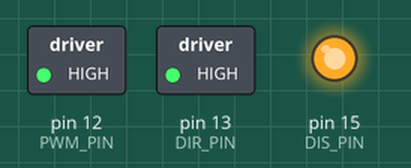
Bench run of a sketch on a simulated Arduino Uno, built with avr-gcc and run on an emulated ATmega328P. On the bench: switched loads named in the sketch (green lamp = pin HIGH), output pins drawn as LEDs (lit = HIGH). What the sketch prints to the serial monitor is not drawn.

Above: at 0.1 s.
Timing chart, 0 to 1.6 s (numbered marks = the images above):
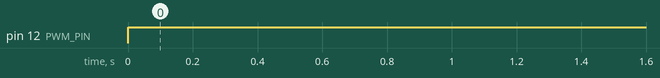

The sketch:

TPM_4_5.ino
```cpp
#include <Wire.h>
#include <Arduino.h>

// Motor Pin Definitions
#define DIS_PIN 15
#define DIR_PIN 13
#define PWM_PIN 12

// Motor Speeds
int fast_speed = 225;
int slow_speed = 75;
int target_speed = 0;
int curr_speed = 0;
int speed_interval = 5;

// Test Check
int has_test_started = 0;

void setupMotorPins(){
  pinMode(DIS_PIN, OUTPUT);
  pinMode(DIR_PIN, OUTPUT);
  pinMode(PWM_PIN, OUTPUT);
}

void setMotorDirection(int disable, int direction){
  if(disable == 1){
    digitalWrite(DIS_PIN, HIGH);
  } else if (disable == 0) {
    digitalWrite(DIS_PIN, LOW);
  }

  if(direction == 1){
    digitalWrite(DIR_PIN, HIGH); // SHOULD BE LOW ON PRIOR to V2 BR
  } else if (direction == 0){
    digitalWrite(DIR_PIN, LOW); // SHOULD BE HIGH ON PRIOR TO V2 BR
  }

  // THE ABOVE IS FLIPPED DUE TO A POLARITY MISMATCH ON THE CURRENT MODEL
}

void runMotor(int speed){
  analogWrite(PWM_PIN, speed);
}

void set_target_speed(int newSpeed){
  target_speed = newSpeed;
}

void drive_motor(){
    if (curr_speed != target_speed){
        int temp_speed;

        if (target_speed < curr_speed){
        temp_speed = curr_speed - speed_interval;
        } else if (target_speed > curr_speed){
        temp_speed = curr_speed + speed_interval;
        }

        temp_speed = constrain(temp_speed, 0, fast_speed);
        runMotor(temp_speed);
        curr_speed = temp_speed;
    } else if (curr_speed == target_speed){
        Serial.println("Completion time:" + micros());
    }
}

void test_campaign(){
  curr_speed = 0; // Modify for Deceleration tests
  target_speed = 255; // Modify as required
  Serial.println("Start time:" + micros());
}

void setup(){
  Serial.begin(115200);
  setupMotorPins();
  setMotorDirection(1, 1); // Test reseting the motor direction
}

void loop(){
  if (has_test_started == 0){
      test_campaign();
      has_test_started = 1;
  }

  // Drive our Motors to check or meet the newest speed - important to do this after collision detection in case of positive hit
  drive_motor();
}
```

Measured:
- by itself, pin 12 (PWM_PIN): LOW → HIGH at 0.00 s
